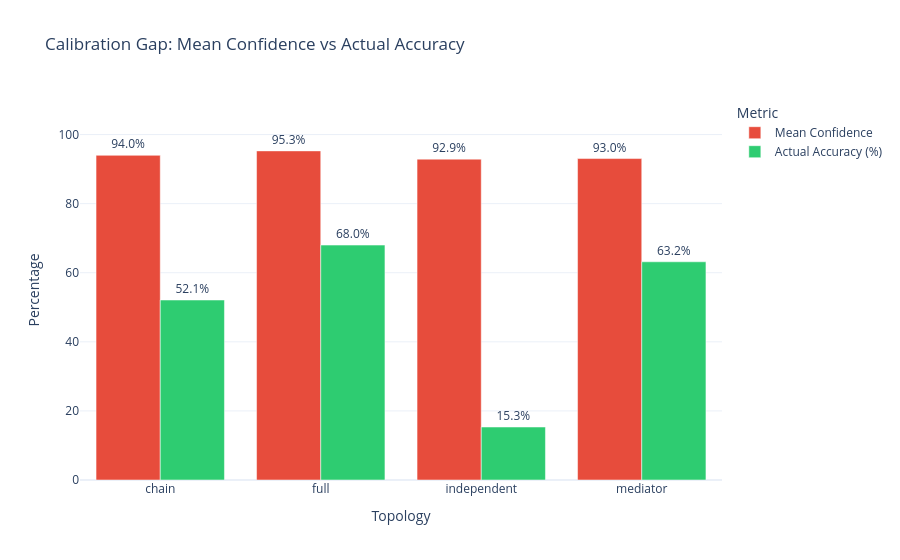

The notebook cell this image was saved under:
### Code cell
# Calibration Gap

# If the confidence bar is much taller than the accuracy bar, agents are **overconfident**
# A well-calibrated agent would have these roughly equal

calibration = (
    last_round.groupby("topology")
    .apply(lambda g: pd.Series({
        "Mean Confidence": g["confidence"].mean(),
        "Actual Accuracy (%)": (g["answer"] == g["expected_answer"]).mean() * 100,
    }))
    .reset_index()
)
calibration_melted = calibration.melt(
    id_vars="topology", var_name="Metric", value_name="value"
)

fig = px.bar(
    calibration_melted,
    x="topology", y="value",
    color="Metric", barmode="group",
    text=calibration_melted["value"].apply(lambda x: f"{x:.1f}%"),
    title="Calibration Gap: Mean Confidence vs Actual Accuracy",
    color_discrete_map={"Actual Accuracy (%)": "#2ecc71", "Mean Confidence": "#e74c3c"},
    labels={"value": "Percentage", "topology": "Topology"},
)
fig.update_traces(textposition="outside")
fig.update_layout(yaxis_range=[0, 110])

fig.show()
fig.write_image("figures/calibration_gap.png", scale=2)

### Figure 1 — Plotly figure (JSON) as saved in the notebook; plotly's stock layout.template omitted (floating-point values rounded to 4 significant figures)
{"data": [{"alignmentgroup": "True", "hovertemplate": "Metric=Mean Confidence<br>Topology=%{x}<br>Percentage=%{y}<br>text=%{text}<extra></extra>", "legendgroup": "Mean Confidence", "marker": {"color": "#e74c3c", "pattern": {"shape": ""}}, "name": "Mean Confidence", "offsetgroup": "Mean Confidence", "orientation": "v", "showlegend": true, "text": ["94.0%", "95.3%", "92.9%", "93.0%"], "textposition": "outside", "type": "bar", "x": ["chain", "full", "independent", "mediator"], "xaxis": "x", "y": [93.99, 95.27, 92.88, 93.05], "yaxis": "y"}, {"alignmentgroup": "True", "hovertemplate": "Metric=Actual Accuracy (%)<br>Topology=%{x}<br>Percentage=%{y}<br>text=%{text}<extra></extra>", "legendgroup": "Actual Accuracy (%)", "marker": {"color": "#2ecc71", "pattern": {"shape": ""}}, "name": "Actual Accuracy (%)", "offsetgroup": "Actual Accuracy (%)", "orientation": "v", "showlegend": true, "text": ["52.1%", "68.0%", "15.3%", "63.2%"], "textposition": "outside", "type": "bar", "x": ["chain", "full", "independent", "mediator"], "xaxis": "x", "y": [52.1, 68.0, 15.33, 63.17], "yaxis": "y"}], "layout": {"barmode": "group", "legend": {"title": {"text": "Metric"}, "tracegroupgap": 0}, "title": {"text": "Calibration Gap: Mean Confidence vs Actual Accuracy"}, "xaxis": {"anchor": "y", "domain": [0, 1], "title": {"text": "Topology"}}, "yaxis": {"anchor": "x", "domain": [0, 1], "range": [0, 110], "title": {"text": "Percentage"}}}}
